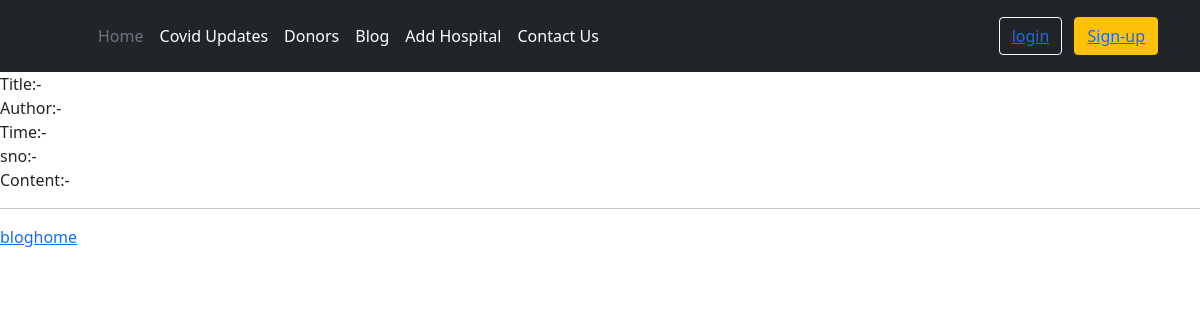
/blog/1, run on an earlier commit of the app's database.
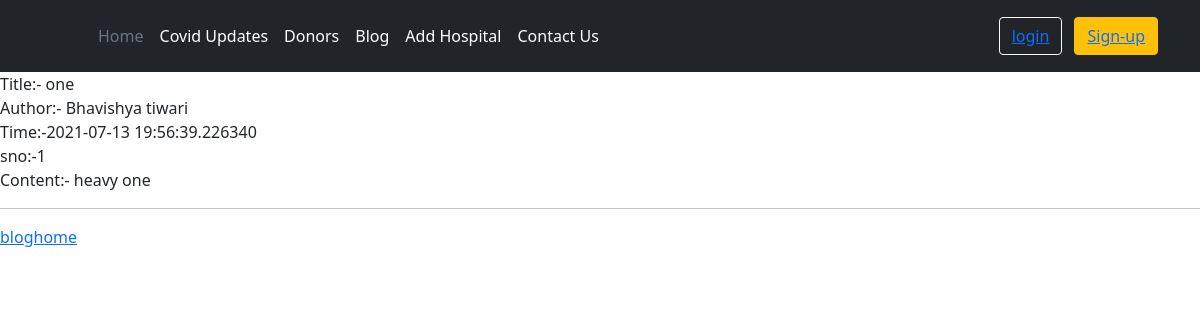
And on a later commit of the database.
### blog/models.py (models this page shows, shortened)
class Post(models.Model):
    sno=models.AutoField(primary_key=True)
    title=models.CharField(max_length=255)
    author=models.CharField(max_length=50)
    Timestamp=models.CharField(max_length=50)
    content=models.TextField()

### blog/views.py (the view)
# urls.py: path('<int:mysno>', views.blogPost, name='blogPost'),
def blogPost(request, mysno):
    post = Post.objects.filter(sno=mysno).first()
    return render(request, "blog/blogPost.html", {"post": post})

### templates/blog/blogPost.html (shortened to what this page needs)
{% extends 'base.html' %}
{% block body %}
Title:- {{post.title}} <br>
Author:- {{post.author}} <br>
Time:-{{post.Timestamp}} <br>
sno:-{{post.sno}} <br>
Content:- {{post.content}}<br>
<hr>
<a href="/blog">bloghome</a>
 {% endblock %}

What changed in the data, as far as the page shows it:
added Post: title "one", author "Bhavishya tiwari", Timestamp "2021-07-13 19:56:39.226340", sno "1", content "heavy one"
